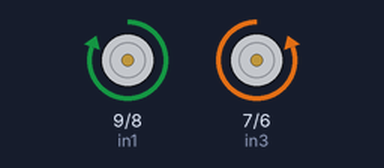
The sketch below on a simulated Arduino Uno, built with avr-gcc and run on an emulated ATmega328P. Shown: motor-driver pin pairs drawn as motors (green arrow = first pin HIGH = forward, orange = second pin HIGH = backward, longer = more drive, scaled by the enable pin). What the sketch prints to the serial monitor is not drawn.

Above: at 3.6 s.
At 8.6 s:
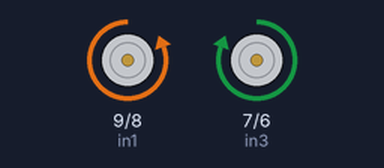
Timing chart, 0 to 14.2 s (numbered marks = the images above):
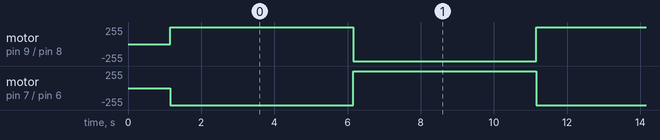

Measured:
- by itself, motor on pin 9 (in1) / pin 8 (in2), motor on pin 7 (in3) / pin 6 (in4): alternates forward 255/255 for 5.0 s and backward 255/255 for 5.0 s

The sketch:

sketch_jun19b.ino
```cpp
/**
   Geek Factory - "Dale vuelo a tus proyectos"
   Tienda de electrónica, Arduino, Raspberry Pi, IoT
   www.geekfactory.mx

   GEEK FACTORY INVIERTE TIEMPO Y RECURSOS EN DESARROLLAR ESTOS EJEMPLOS Y TUTORIALES.
   SI ENCUENTRAS ÚTIL ESTE CÓDIGO, CONSIDERA REALIZAR UNA COMPRA CON NOSOTROS.

   EJEMPLO PUENTE H L298N BÁSICO

   Descripción:

   Este programa hace girar los motores en un sentido y luego en el otro. El programa
   está pensado para NO usar los pines de control de PWM por lo que los jumpers
   correspondientes deben estar en su posición en el módulo L298N.

   Las conexiones a realizar son las siguientes:

   * IN1 - pin 9
   * IN2 - pin 8
   * IN3 - pin 7
   * IN4 - pin 6
*/

// pines de señales PWM
const int ena = 10;
const int enb = 5;

// pines de control de dirección
const int in1 = 9;
const int in2 = 8;
const int in3 = 7;
const int in4 = 6;

/**
   Función setup: se ejecuta una vez cuando encendemos el arduino
*/
void setup() {
  // iniciar puerto y mostrar mensaje
  Serial.begin(9600);
  Serial.println(F("----------------------------------------------------"));
  Serial.println(F("              L298N - CONTROL DE MOTORES            "));
  Serial.println(F("              https://www.geekfactory.mx            "));
  Serial.println(F("----------------------------------------------------"));

  // configurar los pines de control de motores como salidas

  // pines de control del motor A
  // pin de control de velocidad motor A
  pinMode(ena, OUTPUT);
  // control de dirección motor A
  pinMode(in1, OUTPUT);
  pinMode(in2, OUTPUT);

  // pines de control del motor B
  // pin de control de velocidad motor B
  pinMode(enb, OUTPUT);
  // control de dirección motor B
  pinMode(in3, OUTPUT);
  pinMode(in4, OUTPUT);


  // configurar el estado de las salidas del puente H para detener los
  // motores y en caso de que tengamos conectados los pines ENA Y ENB,
  // habilitar los puentes H colocando las señales correspondientes en
  // nivel alto. En este ejemplo las señales ENA y ENB no se usarán
  // para el control de velocidad.
  digitalWrite(ena, HIGH);
  digitalWrite(enb, HIGH);

  // motor A
  digitalWrite(in1, LOW);
  digitalWrite(in2, LOW);
  // motor B
  digitalWrite(in3, LOW);
  digitalWrite(in4, LOW);

  delay(1000);
}

/**
   Función loop: se ejecuta continuamente mientras el arduino permanece encendido
*/
void loop() {
  // motor A adelante
  digitalWrite(in1, HIGH);
  digitalWrite(in2, LOW);
  // motor B atrás
  digitalWrite(in3, LOW);
  digitalWrite(in4, HIGH);

  // los motores permanecen encendidos en la dirección actual por 5 segundos
  delay(5000);
  // luego invertimos el sentido de giro

  // motor A atras
  digitalWrite(in1, LOW);
  digitalWrite(in2, HIGH);
  // motor B adelante
  digitalWrite(in3, HIGH);
  digitalWrite(in4, LOW);

  // esperamos antes de volver a cambiar el sentido de giro
  delay(5000);
}
```
